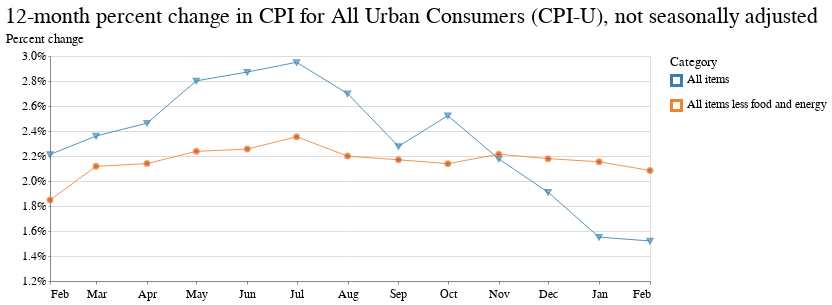

The code cell stored with this chart in its notebook:
### Code cell
base = alt.Chart(
    two_cats,
    title="12-month percent change in CPI for All Urban Consumers (CPI-U), not seasonally adjusted"
).encode(
    x=alt.X(
        "date:T",
        timeUnit="utcyearmonth",
        axis=alt.Axis(
            title=None,
            labelAngle=0,
            grid=False,
            format="%b"
        )
    ),
    y=alt.Y(
        "pct_change:Q",
        axis=alt.Axis(title="Percent change", format='%'),
        scale=alt.Scale(domain=[0.012, 0.03])
    ),
    color=alt.Color(
        "series_items_name:N",
        legend=alt.Legend(title="Category"),
        # scale=alt.Scale(range=["#336EFF", "#B03A2E",])
    )
)

line = base.mark_line(strokeWidth=0.85)
exes = base.transform_filter(alt.datum.series_items_name == 'All items').mark_point(shape="triangle-down", size=25)
points = base.transform_filter(alt.datum.series_items_name == 'All items less food and energy').mark_point(size=25, fill="#B03A2E")

(line + exes + points).properties(width=600, height=225)

### Figure 1 — Vega-Lite specification as saved in the notebook (floating-point values rounded to 4 significant figures)
{"$schema": "https://vega.github.io/schema/vega-lite/v2.6.0.json", "config": {"arc": {"fill": "#82c6df"}, "area": {"fill": "#82c6df"}, "axis": {"labelFont": "Benton Gothic, sans", "labelFontSize": 11.5, "labelFontWeight": "normal", "titleFont": "Benton Gothic Bold, sans", "titleFontSize": 13, "titleFontWeight": "normal"}, "axisX": {"labelAngle": 0, "labelPadding": 4, "tickSize": 3}, "axisY": {"labelBaseline": "middle", "maxExtent": 45, "minExtent": 45, "tickSize": 2, "titleAlign": "left", "titleAngle": 0, "titleX": -45, "titleY": -11}, "background": "#ffffff", "bar": {"fill": "#82c6df"}, "legend": {"labelFont": "Benton Gothic, sans", "labelFontSize": 11.5, "symbolType": "square", "titleFont": "Benton Gothic Bold, sans", "titleFontSize": 13, "titleFontWeight": "normal"}, "line": {"stroke": "#82c6df", "strokeWidth": 3}, "path": {"stroke": "#82c6df"}, "point": {"stroke": "#82c6df"}, "range": {"category": ["#3580b1", "#ec8431", "#ab7fb4", "#c89d29", "#adc839", "#829eb1"], "diverging": ["#e68a4f", "#f4bb6a", "#f9e39c", "#dadfe2", "#a6b7c6", "#849eae"], "heatmap": ["#fbf2c7", "#f9e39c", "#f8d36e", "#f4bb6a", "#e68a4f", "#d15a40", "#ab4232"], "ordinal": ["#fbf2c7", "#f9e39c", "#f8d36e", "#f4bb6a", "#e68a4f", "#d15a40", "#ab4232"], "ramp": ["#fbf2c7", "#f9e39c", "#f8d36e", "#f4bb6a", "#e68a4f", "#d15a40", "#ab4232"]}, "rect": {"fill": "#82c6df"}, "shape": {"stroke": "#82c6df"}, "symbol": {"fill": "#82c6df", "size": 30}, "title": {"anchor": "start", "font": "Benton Gothic Bold, sans", "fontColor": "#000000", "fontSize": 22, "fontWeight": "normal"}, "view": {"height": 450, "width": 800}}, "datasets": {"data-4c1bd3c47cc9f04bc61f36f7df2294da": [{"date": "2018-02-01", "pct_change": 0.02212, "period_abbreviation": "FEB", "period_code": "M02", "period_id": "M02", "period_month": 2, "period_name": "February", "period_type": "monthly", "series_area_code": "0000", "series_area_id": "0000", "series_area_name": "U.S. city average", "series_id": "CUUR0000SA0", "series_items_code": "SA0", "series_items_id": "SA0", "series_items_name": "All items", "series_periodicity_code": "R", "series_periodicity_id": "R", "series_periodicity_name": "Monthly", "series_seasonally_adjusted": false, "series_survey": "All urban consumers", "series_title": "All items in U.S. city average, all urban consumers, not seasonally adjusted", "value": 249.0, "year": 2018}, {"date": "2018-03-01", "pct_change": 0.0236, "period_abbreviation": "MAR", "period_code": "M03", "period_id": "M03", "period_month": 3, "period_name": "March", "period_type": "monthly", "series_area_code": "0000", "series_area_id": "0000", "series_area_name": "U.S. city average", "series_id": "CUUR0000SA0", "series_items_code": "SA0", "series_items_id": "SA0", "series_items_name": "All items", "series_periodicity_code": "R", "series_periodicity_id": "R", "series_periodicity_name": "Monthly", "series_seasonally_adjusted": false, "series_survey": "All urban consumers", "series_title": "All items in U.S. city average, all urban consumers, not seasonally adjusted", "value": 249.6, "year": 2018}, {"date": "2018-04-01", "pct_change": 0.02463, "period_abbreviation": "APR", "period_code": "M04", "period_id": "M04", "period_month": 4, "period_name": "April", "period_type": "monthly", "series_area_code": "0000", "series_area_id": "0000", "series_area_name": "U.S. city average", "series_id": "CUUR0000SA0", "series_items_code": "SA0", "series_items_id": "SA0", "series_items_name": "All items", "series_periodicity_code": "R", "series_periodicity_id": "R", "series_periodicity_name": "Monthly", "series_seasonally_adjusted": false, "series_survey": "All urban consumers", "series_title": "All items in U.S. city average, all urban consumers, not seasonally adjusted", "value": 250.5, "year": 2018}, {"date": "2018-05-01", "pct_change": 0.02801, "period_abbreviation": "MAY", "period_code": "M05", "period_id": "M05", "period_month": 5, "period_name": "May", "period_type": "monthly", "series_area_code": "0000", "series_area_id": "0000", "series_area_name": "U.S. city average", "series_id": "CUUR0000SA0", "series_items_code": "SA0", "series_items_id": "SA0", "series_items_name": "All items", "series_periodicity_code": "R", "series_periodicity_id": "R", "series_periodicity_name": "Monthly", "series_seasonally_adjusted": false, "series_survey": "All urban consumers", "series_title": "All items in U.S. city average, all urban consumers, not seasonally adjusted", "value": 251.6, "year": 2018}, {"date": "2018-06-01", "pct_change": 0.02872, "period_abbreviation": "JUN", "period_code": "M06", "period_id": "M06", "period_month": 6, "period_name": "June", "period_type": "monthly", "series_area_code": "0000", "series_area_id": "0000", "series_area_name": "U.S. city average", "series_id": "CUUR0000SA0", "series_items_code": "SA0", "series_items_id": "SA0", "series_items_name": "All items", "series_periodicity_code": "R", "series_periodicity_id": "R", "series_periodicity_name": "Monthly", "series_seasonally_adjusted": false, "series_survey": "All urban consumers", "series_title": "All items in U.S. city average, all urban consumers, not seasonally adjusted", "value": 252.0, "year": 2018}, {"date": "2018-07-01", "pct_change": 0.0295, "period_abbreviation": "JUL", "period_code": "M07", "period_id": "M07", "period_month": 7, "period_name": "July", "period_type": "monthly", "series_area_code": "0000", "series_area_id": "0000", "series_area_name": "U.S. city average", "series_id": "CUUR0000SA0", "series_items_code": "SA0", "series_items_id": "SA0", "series_items_name": "All items", "series_periodicity_code": "R", "series_periodicity_id": "R", "series_periodicity_name": "Monthly", "series_seasonally_adjusted": false, "series_survey": "All urban consumers", "series_title": "All items in U.S. city average, all urban consumers, not seasonally adjusted", "value": 252.0, "year": 2018}, {"date": "2018-08-01", "pct_change": 0.02699, "period_abbreviation": "AUG", "period_code": "M08", "period_id": "M08", "period_month": 8, "period_name": "August", "period_type": "monthly", "series_area_code": "0000", "series_area_id": "0000", "series_area_name": "U.S. city average", "series_id": "CUUR0000SA0", "series_items_code": "SA0", "series_items_id": "SA0", "series_items_name": "All items", "series_periodicity_code": "R", "series_periodicity_id": "R", "series_periodicity_name": "Monthly", "series_seasonally_adjusted": false, "series_survey": "All urban consumers", "series_title": "All items in U.S. city average, all urban consumers, not seasonally adjusted", "value": 252.1, "year": 2018}, {"date": "2018-09-01", "pct_change": 0.02277, "period_abbreviation": "SEP", "period_code": "M09", "period_id": "M09", "period_month": 9, "period_name": "September", "period_type": "monthly", "series_area_code": "0000", "series_area_id": "0000", "series_area_name": "U.S. city average", "series_id": "CUUR0000SA0", "series_items_code": "SA0", "series_items_id": "SA0", "series_items_name": "All items", "series_periodicity_code": "R", "series_periodicity_id": "R", "series_periodicity_name": "Monthly", "series_seasonally_adjusted": false, "series_survey": "All urban consumers", "series_title": "All items in U.S. city average, all urban consumers, not seasonally adjusted", "value": 252.4, "year": 2018}, {"date": "2018-10-01", "pct_change": 0.02522, "period_abbreviation": "OCT", "period_code": "M10", "period_id": "M10", "period_month": 10, "period_name": "October", "period_type": "monthly", "series_area_code": "0000", "series_area_id": "0000", "series_area_name": "U.S. city average", "series_id": "CUUR0000SA0", "series_items_code": "SA0", "series_items_id": "SA0", "series_items_name": "All items", "series_periodicity_code": "R", "series_periodicity_id": "R", "series_periodicity_name": "Monthly", "series_seasonally_adjusted": false, "series_survey": "All urban consumers", "series_title": "All items in U.S. city average, all urban consumers, not seasonally adjusted", "value": 252.9, "year": 2018}, {"date": "2018-11-01", "pct_change": 0.02177, "period_abbreviation": "NOV", "period_code": "M11", "period_id": "M11", "period_month": 11, "period_name": "November", "period_type": "monthly", "series_area_code": "0000", "series_area_id": "0000", "series_area_name": "U.S. city average", "series_id": "CUUR0000SA0", "series_items_code": "SA0", "series_items_id": "SA0", "series_items_name": "All items", "series_periodicity_code": "R", "series_periodicity_id": "R", "series_periodicity_name": "Monthly", "series_seasonally_adjusted": false, "series_survey": "All urban consumers", "series_title": "All items in U.S. city average, all urban consumers, not seasonally adjusted", "value": 252.0, "year": 2018}, {"date": "2018-12-01", "pct_change": 0.0191, "period_abbreviation": "DEC", "period_code": "M12", "period_id": "M12", "period_month": 12, "period_name": "December", "period_type": "monthly", "series_area_code": "0000", "series_area_id": "0000", "series_area_name": "U.S. city average", "series_id": "CUUR0000SA0", "series_items_code": "SA0", "series_items_id": "SA0", "series_items_name": "All items", "series_periodicity_code": "R", "series_periodicity_id": "R", "series_periodicity_name": "Monthly", "series_seasonally_adjusted": false, "series_survey": "All urban consumers", "series_title": "All items in U.S. city average, all urban consumers, not seasonally adjusted", "value": 251.2, "year": 2018}, {"date": "2019-01-01", "pct_change": 0.01551, "period_abbreviation": "JAN", "period_code": "M01", "period_id": "M01", "period_month": 1, "period_name": "January", "period_type": "monthly", "series_area_code": "0000", "series_area_id": "0000", "series_area_name": "U.S. city average", "series_id": "CUUR0000SA0", "series_items_code": "SA0", "series_items_id": "SA0", "series_items_name": "All items", "series_periodicity_code": "R", "series_periodicity_id": "R", "series_periodicity_name": "Monthly", "series_seasonally_adjusted": false, "series_survey": "All urban consumers", "series_title": "All items in U.S. city average, all urban consumers, not seasonally adjusted", "value": 251.7, "year": 2019}, {"date": "2019-02-01", "pct_change": 0.0152, "period_abbreviation": "FEB", "period_code": "M02", "period_id": "M02", "period_month": 2, "period_name": "February", "period_type": "monthly", "series_area_code": "0000", "series_area_id": "0000", "series_area_name": "U.S. city average", "series_id": "CUUR0000SA0", "series_items_code": "SA0", "series_items_id": "SA0", "series_items_name": "All items", "series_periodicity_code": "R", "series_periodicity_id": "R", "series_periodicity_name": "Monthly", "series_seasonally_adjusted": false, "series_survey": "All urban consumers", "series_title": "All items in U.S. city average, all urban consumers, not seasonally adjusted", "value": 252.8, "year": 2019}, {"date": "2018-02-01", "pct_change": 0.01848, "period_abbreviation": "FEB", "period_code": "M02", "period_id": "M02", "period_month": 2, "period_name": "February", "period_type": "monthly", "series_area_code": "0000", "series_area_id": "0000", "series_area_name": "U.S. city average", "series_id": "CUUR0000SA0L1E", "series_items_code": "SA0L1E", "series_items_id": "SA0L1E", "series_items_name": "All items less food and energy", "series_periodicity_code": "R", "series_periodicity_id": "R", "series_periodicity_name": "Monthly", "series_seasonally_adjusted": false, "series_survey": "All urban consumers", "series_title": "All items less food and energy in U.S. city average, all urban consumers, not seasonally adjusted", "value": 255.8, "year": 2018}, {"date": "2018-03-01", "pct_change": 0.02117, "period_abbreviation": "MAR", "period_code": "M03", "period_id": "M03", "period_month": 3, "period_name": "March", "period_type": "monthly", "series_area_code": "0000", "series_area_id": "0000", "series_area_name": "U.S. city average", "series_id": "CUUR0000SA0L1E", "series_items_code": "SA0L1E", "series_items_id": "SA0L1E", "series_items_name": "All items less food and energy", "series_periodicity_code": "R", "series_periodicity_id": "R", "series_periodicity_name": "Monthly", "series_seasonally_adjusted": false, "series_survey": "All urban consumers", "series_title": "All items less food and energy in U.S. city average, all urban consumers, not seasonally adjusted", "value": 256.6, "year": 2018}, {"date": "2018-04-01", "pct_change": 0.02139, "period_abbreviation": "APR", "period_code": "M04", "period_id": "M04", "period_month": 4, "period_name": "April", "period_type": "monthly", "series_area_code": "0000", "series_area_id": "0000", "series_area_name": "U.S. city average", "series_id": "CUUR0000SA0L1E", "series_items_code": "SA0L1E", "series_items_id": "SA0L1E", "series_items_name": "All items less food and energy", "series_periodicity_code": "R", "series_periodicity_id": "R", "series_periodicity_name": "Monthly", "series_seasonally_adjusted": false, "series_survey": "All urban consumers", "series_title": "All items less food and energy in U.S. city average, all urban consumers, not seasonally adjusted", "value": 257.0, "year": 2018}, {"date": "2018-05-01", "pct_change": 0.02237, "period_abbreviation": "MAY", "period_code": "M05", "period_id": "M05", "period_month": 5, "period_name": "May", "period_type": "monthly", "series_area_code": "0000", "series_area_id": "0000", "series_area_name": "U.S. city average", "series_id": "CUUR0000SA0L1E", "series_items_code": "SA0L1E", "series_items_id": "SA0L1E", "series_items_name": "All items less food and energy", "series_periodicity_code": "R", "series_periodicity_id": "R", "series_periodicity_name": "Monthly", "series_seasonally_adjusted": false, "series_survey": "All urban consumers", "series_title": "All items less food and energy in U.S. city average, all urban consumers, not seasonally adjusted", "value": 257.5, "year": 2018}, {"date": "2018-06-01", "pct_change": 0.02255, "period_abbreviation": "JUN", "period_code": "M06", "period_id": "M06", "period_month": 6, "period_name": "June", "period_type": "monthly", "series_area_code": "0000", "series_area_id": "0000", "series_area_name": "U.S. city average", "series_id": "CUUR0000SA0L1E", "series_items_code": "SA0L1E", "series_items_id": "SA0L1E", "series_items_name": "All items less food and energy", "series_periodicity_code": "R", "series_periodicity_id": "R", "series_periodicity_name": "Monthly", "series_seasonally_adjusted": false, "series_survey": "All urban consumers", "series_title": "All items less food and energy in U.S. city average, all urban consumers, not seasonally adjusted", "value": 257.7, "year": 2018}, {"date": "2018-07-01", "pct_change": 0.02354, "period_abbreviation": "JUL", "period_code": "M07", "period_id": "M07", "period_month": 7, "period_name": "July", "period_type": "monthly", "series_area_code": "0000", "series_area_id": "0000", "series_area_name": "U.S. city average", "series_id": "CUUR0000SA0L1E", "series_items_code": "SA0L1E", "series_items_id": "SA0L1E", "series_items_name": "All items less food and energy", "series_periodicity_code": "R", "series_periodicity_id": "R", "series_periodicity_name": "Monthly", "series_seasonally_adjusted": false, "series_survey": "All urban consumers", "series_title": "All items less food and energy in U.S. city average, all urban consumers, not seasonally adjusted", "value": 257.9, "year": 2018}, {"date": "2018-08-01", "pct_change": 0.02199, "period_abbreviation": "AUG", "period_code": "M08", "period_id": "M08", "period_month": 8, "period_name": "August", "period_type": "monthly", "series_area_code": "0000", "series_area_id": "0000", "series_area_name": "U.S. city average", "series_id": "CUUR0000SA0L1E", "series_items_code": "SA0L1E", "series_items_id": "SA0L1E", "series_items_name": "All items less food and energy", "series_periodicity_code": "R", "series_periodicity_id": "R", "series_periodicity_name": "Monthly", "series_seasonally_adjusted": false, "series_survey": "All urban consumers", "series_title": "All items less food and energy in U.S. city average, all urban consumers, not seasonally adjusted", "value": 258.0, "year": 2018}, {"date": "2018-09-01", "pct_change": 0.0217, "period_abbreviation": "SEP", "period_code": "M09", "period_id": "M09", "period_month": 9, "period_name": "September", "period_type": "monthly", "series_area_code": "0000", "series_area_id": "0000", "series_area_name": "U.S. city average", "series_id": "CUUR0000SA0L1E", "series_items_code": "SA0L1E", "series_items_id": "SA0L1E", "series_items_name": "All items less food and energy", "series_periodicity_code": "R", "series_periodicity_id": "R", "series_periodicity_name": "Monthly", "series_seasonally_adjusted": false, "series_survey": "All urban consumers", "series_title": "All items less food and energy in U.S. city average, all urban consumers, not seasonally adjusted", "value": 258.4, "year": 2018}, {"date": "2018-10-01", "pct_change": 0.02139, "period_abbreviation": "OCT", "period_code": "M10", "period_id": "M10", "period_month": 10, "period_name": "October", "period_type": "monthly", "series_area_code": "0000", "series_area_id": "0000", "series_area_name": "U.S. city average", "series_id": "CUUR0000SA0L1E", "series_items_code": "SA0L1E", "series_items_id": "SA0L1E", "series_items_name": "All items less food and energy", "series_periodicity_code": "R", "series_periodicity_id": "R", "series_periodicity_name": "Monthly", "series_seasonally_adjusted": false, "series_survey": "All urban consumers", "series_title": "All items less food and energy in U.S. city average, all urban consumers, not seasonally adjusted", "value": 259.1, "year": 2018}, {"date": "2018-11-01", "pct_change": 0.02214, "period_abbreviation": "NOV", "period_code": "M11", "period_id": "M11", "period_month": 11, "period_name": "November", "period_type": "monthly", "series_area_code": "0000", "series_area_id": "0000", "series_area_name": "U.S. city average", "series_id": "CUUR0000SA0L1E", "series_items_code": "SA0L1E", "series_items_id": "SA0L1E", "series_items_name": "All items less food and energy", "series_periodicity_code": "R", "series_periodicity_id": "R", "series_periodicity_name": "Monthly", "series_seasonally_adjusted": false, "series_survey": "All urban consumers", "series_title": "All items less food and energy in U.S. city average, all urban consumers, not seasonally adjusted", "value": 259.1, "year": 2018}, {"date": "2018-12-01", "pct_change": 0.02179, "period_abbreviation": "DEC", "period_code": "M12", "period_id": "M12", "period_month": 12, "period_name": "December", "period_type": "monthly", "series_area_code": "0000", "series_area_id": "0000", "series_area_name": "U.S. city average", "series_id": "CUUR0000SA0L1E", "series_items_code": "SA0L1E", "series_items_id": "SA0L1E", "series_items_name": "All items less food and energy", "series_periodicity_code": "R", "series_periodicity_id": "R", "series_periodicity_name": "Monthly", "series_seasonally_adjusted": false, "series_survey": "All urban consumers", "series_title": "All items less food and energy in U.S. city average, all urban consumers, not seasonally adjusted", "value": 259.1, "year": 2018}, {"date": "2019-01-01", "pct_change": 0.02154, "period_abbreviation": "JAN", "period_code": "M01", "period_id": "M01", "period_month": 1, "period_name": "January", "period_type": "monthly", "series_area_code": "0000", "series_area_id": "0000", "series_area_name": "U.S. city average", "series_id": "CUUR0000SA0L1E", "series_items_code": "SA0L1E", "series_items_id": "SA0L1E", "series_items_name": "All items less food and energy", "series_periodicity_code": "R", "series_periodicity_id": "R", "series_periodicity_name": "Monthly", "series_seasonally_adjusted": false, "series_survey": "All urban consumers", "series_title": "All items less food and energy in U.S. city average, all urban consumers, not seasonally adjusted", "value": 260.1, "year": 2019}, {"date": "2019-02-01", "pct_change": 0.02084, "period_abbreviation": "FEB", "period_code": "M02", "period_id": "M02", "period_month": 2, "period_name": "February", "period_type": "monthly", "series_area_code": "0000", "series_area_id": "0000", "series_area_name": "U.S. city average", "series_id": "CUUR0000SA0L1E", "series_items_code": "SA0L1E", "series_items_id": "SA0L1E", "series_items_name": "All items less food and energy", "series_periodicity_code": "R", "series_periodicity_id": "R", "series_periodicity_name": "Monthly", "series_seasonally_adjusted": false, "series_survey": "All urban consumers", "series_title": "All items less food and energy in U.S. city average, all urban consumers, not seasonally adjusted", "value": 261.1, "year": 2019}]}, "height": 225, "layer": [{"data": {"name": "data-4c1bd3c47cc9f04bc61f36f7df2294da"}, "encoding": {"color": {"field": "series_items_name", "legend": {"title": "Category"}, "type": "nominal"}, "x": {"axis": {"format": "%b", "grid": false, "labelAngle": 0, "title": null}, "field": "date", "timeUnit": "utcyearmonth", "type": "temporal"}, "y": {"axis": {"format": "%", "title": "Percent change"}, "field": "pct_change", "scale": {"domain": [0.012, 0.03]}, "type": "quantitative"}}, "mark": {"strokeWidth": 0.85, "type": "line"}, "title": "12-month percent change in CPI for All Urban Consumers (CPI-U), not seasonally adjusted"}, {"data": {"name": "data-4c1bd3c47cc9f04bc61f36f7df2294da"}, "encoding": {"color": {"field": "series_items_name", "legend": {"title": "Category"}, "type": "nominal"}, "x": {"axis": {"format": "%b", "grid": false, "labelAngle": 0, "title": null}, "field": "date", "timeUnit": "utcyearmonth", "type": "temporal"}, "y": {"axis": {"format": "%", "title": "Percent change"}, "field": "pct_change", "scale": {"domain": [0.012, 0.03]}, "type": "quantitative"}}, "mark": {"shape": "triangle-down", "size": 25, "type": "point"}, "title": "12-month percent change in CPI for All Urban Consumers (CPI-U), not seasonally adjusted", "transform": [{"filter": "(datum.series_items_name === 'All items')"}]}, {"data": {"name": "data-4c1bd3c47cc9f04bc61f36f7df2294da"}, "encoding": {"color": {"field": "series_items_name", "legend": {"title": "Category"}, "type": "nominal"}, "x": {"axis": {"format": "%b", "grid": false, "labelAngle": 0, "title": null}, "field": "date", "timeUnit": "utcyearmonth", "type": "temporal"}, "y": {"axis": {"format": "%", "title": "Percent change"}, "field": "pct_change", "scale": {"domain": [0.012, 0.03]}, "type": "quantitative"}}, "mark": {"fill": "#B03A2E", "size": 25, "type": "point"}, "title": "12-month percent change in CPI for All Urban Consumers (CPI-U), not seasonally adjusted", "transform": [{"filter": "(datum.series_items_name === 'All items less food and energy')"}]}], "width": 600}
